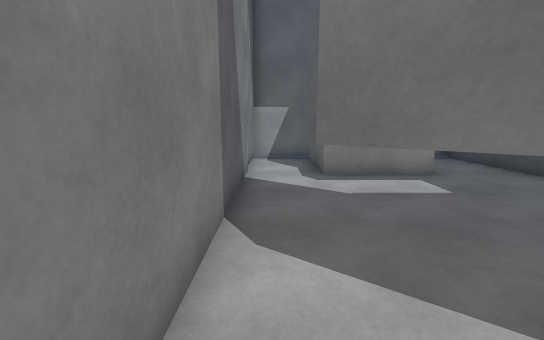
View 1 (above)

13 first-person views from a walk through a scene from a Unity 3-D project. The camera is 1.4 m above the floor, tilts 10° down and sees 90° across. The floor is counted in squares, 1 m on a side. Each view is taken from the middle of a square. On the plan, view 1 faces up. The plan holds only what a view shows up to about 13 squares ahead; the rest is blank. The place goes on beyond the plan. The player character is not drawn. Surface patterns are stand-ins for the level's own textures.

View 2
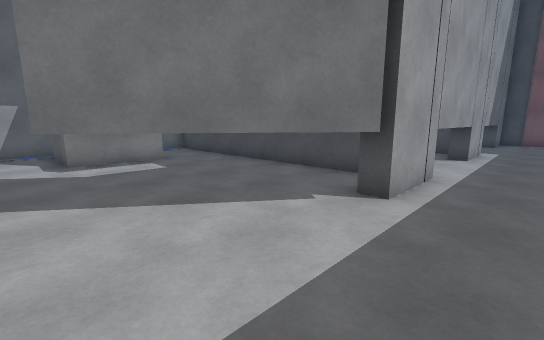

View 3
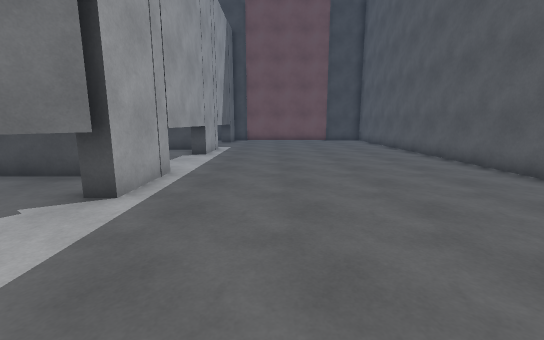

View 4
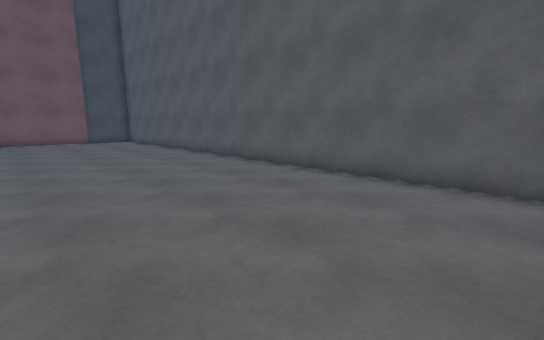

View 5
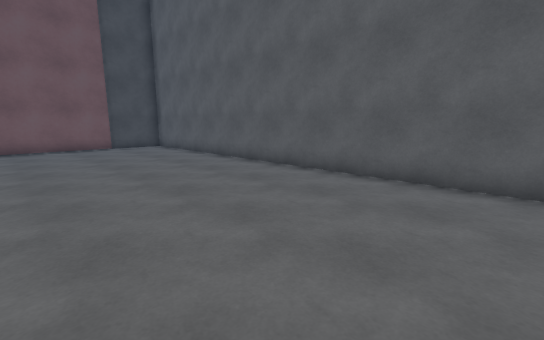

View 6
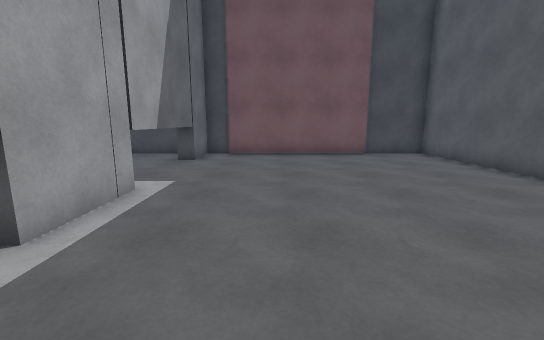

View 7
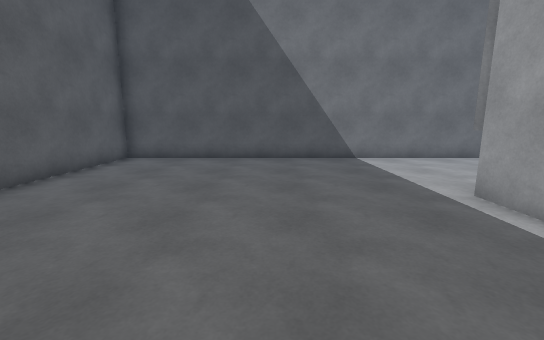

View 8
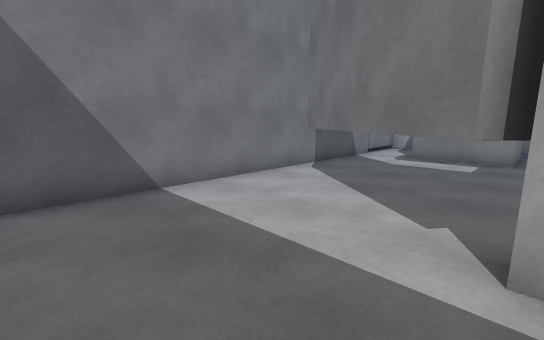

View 9
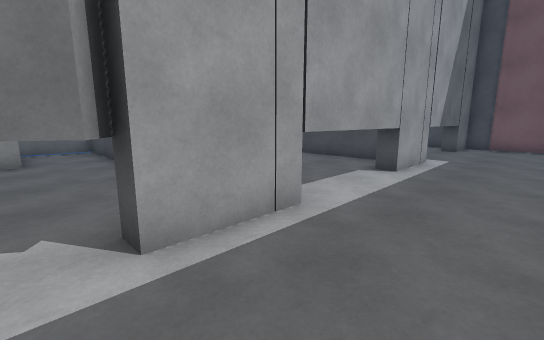

View 10
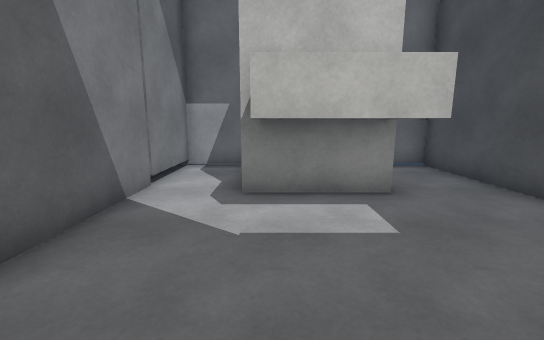

View 11
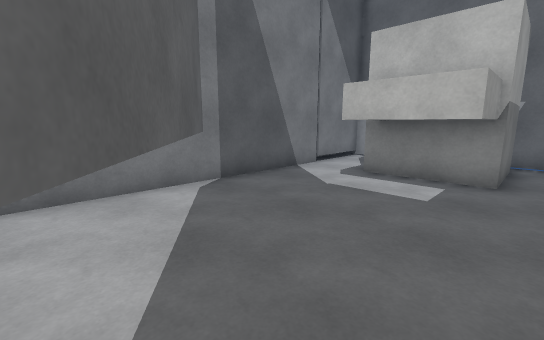

View 12
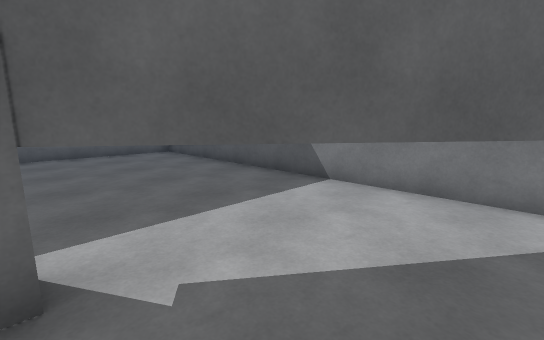

View 13
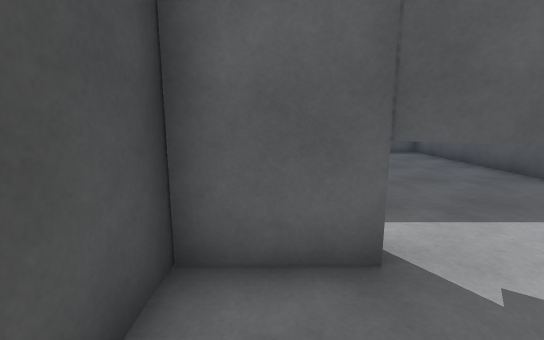

### Floor plan
Key: @ floor where view 1 was taken; # wall or solid block; . floor; T thing the floor can be seen under or through.
Columns run from 1 left of view 1 to 21 right of it. Each row starts with its distance up from view 1.
 11 #########
 10 #..###..#
  9 #..###..#
  8 #..###..#
  7 #..###..#
  6 #..###..#
  5 #.......#
  4 #.......#
  3 #.......#
  2 #.T.....#
  1 #..TT...#
  0 #@..TT..#
 -1 #.....T################
 -2 #.....................#
 -3 #.....................#
 -4 #.....................#
 -5 #.....................#
 -6 #.....................#
 -7 #.....................#
 -8 #.....................#
 -9 #.....................#
-10 #.....................#
-11 #######################

Positions as (right, up) in squares from view 1, and headings:
1: (0, 0), facing up
2: (0, -3), facing up-right
3: (0, -4), facing right
4: (0, -4), facing down-right
5: (5, -4), facing down-right
6: (9, -4), facing right
7: (10, -5), facing left
8: (5, -4), facing up-left
9: (4, -4), facing up-right
10: (2, 2), facing up
11: (5, 0), facing up-left
12: (5, 2), facing down-left
13: (6, 2), facing down
